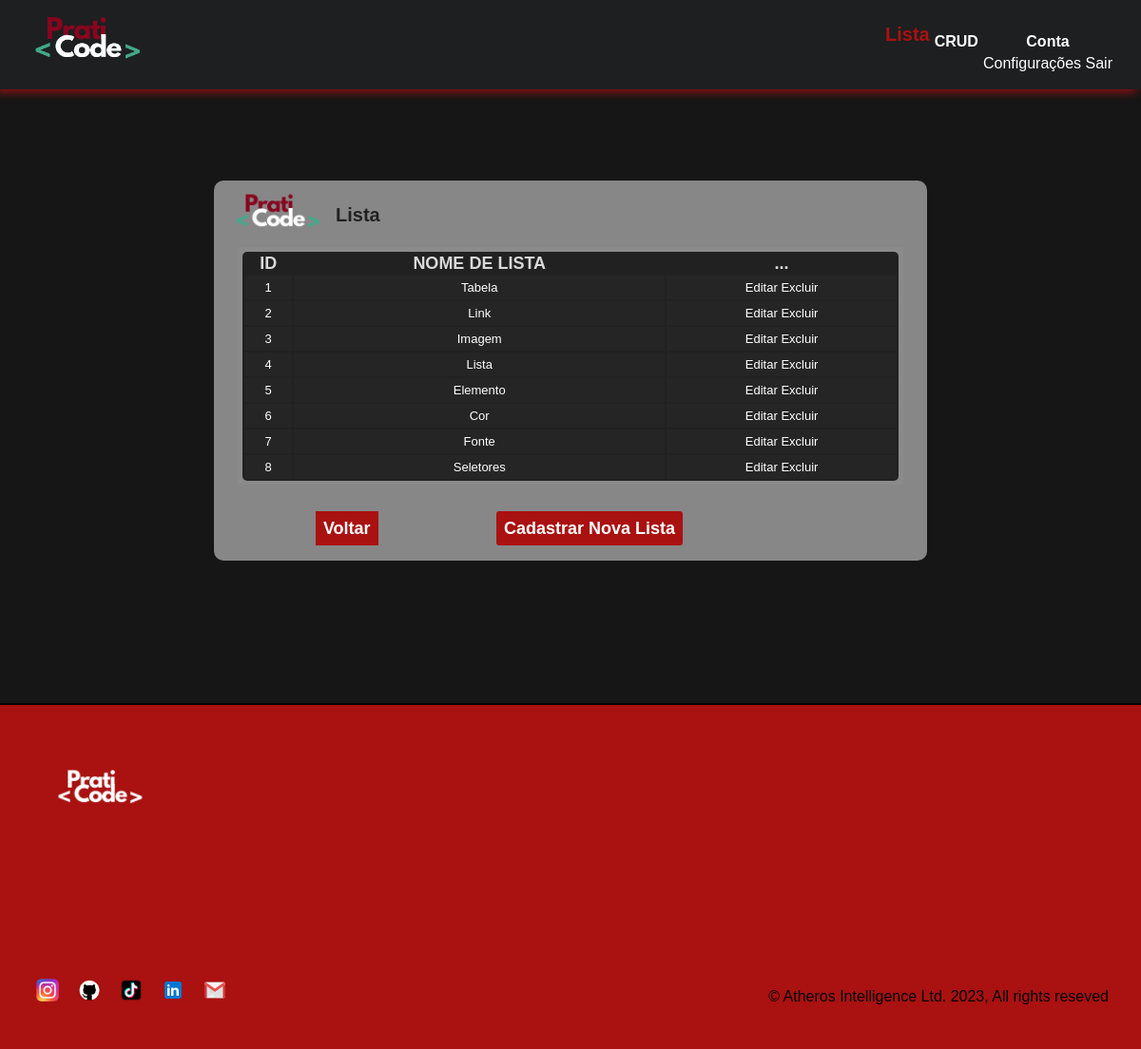
The app's page /view/crud/lista/index.php (signed in) with its own data.
### tables this page shows
CREATE TABLE `lista` (
  `idLista` int(11) NOT NULL,
  `nomeLista` varchar(30) NOT NULL
);

### config/ClassConexao.php (called while the page is built, shortened)
<?php
    class Conexao {
        function conectarBanco() {
            try {
                $this->conexao = new mysqli(HOST, USER, SENHA, DATABASE);
                return $this->conexao;
            }
            catch (Exception $e) {
                echo 'ERRO! '.$e->getMessage();
                die();
            }
        }
    }

### controller/crud/lista/consultar.php (called while the page is built)
<?php
     include_once('../../../model/ClassCrud.php');
     $sql = new Crud();
     $sql->consultarBD('lista', '*');
     $resultado = $sql->getResultado();
?>

### model/ClassCrud.php (called while the page is built, shortened)
<?php
    require_once __DIR__ .'../../config/ClassConexao.php';
    class Crud extends Conexao {
        private $resultado;
        public function getResultado() {
            return $this->resultado;
        }
        public function consultarBD($tabela, $colunas) {
            $conexao = $this->conectarBanco();
            $this->crud = "SELECT $colunas FROM $tabela";
            $this->resultado = mysqli_query($conexao, $this->crud);
        }
    }
?>

### view/crud/lista/index.php (the view, shortened to what this page needs)
<?php
    include_once('../../../controller/crud/aluno/consultar.php');
?>
<!DOCTYPE html>
<html lang="pt-br">
<head>
    <link rel="stylesheet" href="../../_css/Menu.css">
    <link rel="stylesheet" href="../../_css/footer.css">
    <link rel="stylesheet" href="../../_css/Login.css">
    <link rel="stylesheet" href="../../_css/tabelasCrud.css">
</head>
<body>
<header class="Home">
    <a href="Menu.html">
    <img src="../../_img/Logo-SemFundo.png" alt="foto" id="logo"/></a>
        <div class="link">
            <li class="focus"><b><a href="./">Lista</a></b></li>
            <li class="linke"><b><a href="../index.php">CRUD</a></b></li>
            <div class="dropdownConta">
                <button class="btnConta" onclick="abrirDropdownConta()">Conta</button>
                <div class="dropdown-conta-content" id="dropdownConta">
                    <a href="configConta.php">Configurações</a>
                    <a href="../controller/login/sair.php">Sair</a>
                </div>
            </div>
        </div>
</header>
    <br><br><br><br><br>
<div class="content">
    <center>
        <div id="container-conteudo-tabela">
            <div class="top">
                    <img src="../../_img/Logo-SemFundo.png">
                    <h3>Lista</h3>
            </div>
            <div class="conteudo-tabela">
            <table>
                <thead>
                    <tr>
                        <th>ID</th>
                        <th>NOME DE LISTA</th>
                        <th>...</th>
                    </tr>
                </thead>
                <tbody>
                    <?php
                        include_once('../../../controller/crud/lista/consultar.php');
                        while ($dados = mysqli_fetch_assoc($resultado)) {
                    ?>
                        <tr>
                            <td> <?= ($dados['idLista']); ?> </td>
                            <td> <?=  ($dados['nomeLista']); ?> </td>
                            <td> <a href="<?= "editar.php?id=$dados[idLista]"; ?>">Editar</a> <a href="<?= "excluir.php?id=$dados[idLista]"; ?>">Excluir</a> </td>
                        </tr>
                    <?php } ?>
                </tbody>
            </table>
            <br>
            </div><br><br>
                <a href="../index.php" class="btv">Voltar</a>
                <a href="cadastrar.php" class="bt">Cadastrar Nova Lista</a>
        </div>
    </center>
</div>
    <footer>
        <div class="footer-line"></div>
        <div class="footer-wrapper">
            <div class="footer-columns">
                <section class="footer-logo">
                    <a href="#">
                        <img src="../../_img/LogoBrancaSemFundo.png" alt="logo">
                    </a>
            </div>
            <div class="footer-bottom">
                <div class="social-links">
                    <ul>
                        <li>
                            <a href="#" title="Instagram">
                                <img src="../../_img/Instagram.png" alt="imagem">
                            </a>
                        </li>
                        <li>
                            <a href="#" title="gith">
                                <img src="../../_img/github-logo-removebg-preview.png" alt="imagem">
                            </a>
                        </li>
                        <li>
                            <a href="#" title="tiktok">
                                <img src="../../_img/tiktok-removebg-preview.png" alt="imagem">
                            </a>
                        </li>
                        <li>
                            <a href="#" title="linkedin">
                                <img src="../../_img/icons8-linkedin-48.png" alt="imagem">
                            </a>
                        </li>
                        <li>
                            <a href="#" title="email">
                                <img src="../../_img/icons8-gmail-logo-48.png" alt="imagem">
                            </a>
                        </li>
                    </ul>
                </div>
                <small>
                    &copy; Atheros Intelligence Ltd. <span id="year"></span>,
                    All rights reseved
                </small>
            </div>
        </div>
    </footer>
</body>
</html>

### view/_css/Menu.css (style rules this page uses)
:root { --menu-text:rgb(170, 17, 17); --box-shadow-menu:rgb(170, 17, 17); --footer-bacground:rgb(170, 17, 17); --nav-background:#1d1f20; --body-bacground: #161616; --font-color:white; --font-color2:rgb(3, 3, 3); --font-color3:rgb(143, 140, 140); --font-color4:rgb(170, 17, 17); }
*,*::after, *::before { margin: 0px; padding: 0px; box-sizing: border-box; }
body { background-color:var(--body-bacground); overflow-x: hidden; font-family: 'Roboto', sans-serif; margin: 0; padding: 0; }
.Home { position: fixed; background-color:var(--nav-background); width: 100vw; height:13vh; padding: 10px; top:-10px; box-shadow: var(--box-shadow-menu) -5px 2px 10px 0; }
.link { float: right; display: inline-flex; margin-right:20px; margin-top: 30px; }
.linke { color:var(--font-color); list-style: none; display: inline-flex; position:relative; padding: 5px; }
a { color:var(--font-color); text-decoration: none; }
.focus { color:var(--font-color); list-style: none; display: inline-flex; position:relative; top: -5px; padding: 0px; font-size: 20px; }
.focus a { color:var(--font-color4); text-decoration: none; }
.Home img { position:fixed; width: 150px; height: 150px; margin-right:100px; margin-top: -25px; }
.content { margin-top: 100px; }

### view/_css/footer.css (style rules this page uses)
:root { --footer-background:rgb(170, 17, 17); --text-color:#fafbfc; --text-gray:rgb(3, 3, 3); --text-heading-gray:#faf5f6; --text-primay:rgb(3, 3, 3); --button-color:#0c0c0c; --button-border:#323232; }
*,*::after, *::before { margin: 0px; padding: 0px; box-sizing: border-box; }
footer { position:relative; top: 150px; bottom: 0; background-color: var(--footer-background); min-width: 300px; width: 100vw; bottom: 0; display: flex; align-items: center; flex-direction: column; }
.footer-wrapper { display: flex; background-color: var(--footer-background); flex-direction: column; max-width: 1320px; padding: 30px; width: 100vw; }
.footer-line { display: block; width: 100%; height: 8px; }
.footer-columns { display: flex; flex-direction: row; flex-wrap: wrap; justify-content: start; align-items: start; flex: 2 0 140px; width: 100%; gap: 16px; padding: 24px 8px 16px 8px; margin: 0 auto; }
.footer-columns > section { min-width: 150px; }
.footer-logo { display: flex; flex-direction: row; align-items: start; justify-content: start; gap:16px; color: var(--text-color); margin-bottom: 60px; }
.footer-logo img { stroke: var(--text-color); stroke-width: 8px; width: 120px; height: 120px; }
.footer-bottom { text-align: center; margin-top: 48px; display: flex; align-items: center; width: 100%; gap: 16px; padding: 16px 0; flex-wrap: wrap; justify-content: space-between; color: var(--text-gray); }
.footer-bottom > small { font-size: 16px; margin: 0 4px; }
.footer-line { display: block; min-width: 40px; height: 2px; background-color: var(--text-gray); }
.social-links { display: flex; gap: 8px; align-items: center; }
.social-links img { width: 24px; height: 24px; transition: all 0.2s ease-in-out; }
.social-links ul { display: flex; gap: 12px; list-style-type: none; }

### view/_css/Login.css (style rules this page uses)
:root { --menu-text:rgb(170, 17, 17); --box-shadow-menu:rgb(170, 17, 17); --footer-bacground:rgb(170, 17, 17); --button-hover:rgb(134, 11, 11); --nav-background:#1d1f20; --body-bacground: #161616; --font-color:white; --font-color2:rgb(3, 3, 3); --font-color3:rgb(143, 140, 140); --font-color4:rgb(170, 17, 17); --login:rgb(0, 0, 0); }
body { font-family: Arial, Helvetica, sans-serif; }
button { background-color: #0bbb7a00; color: white; padding:5px; border: none; cursor: pointer; width: 100%; font-weight: bolder; font-size: 16px; }

### records on screen
lista: idLista "1", nomeLista "Tabela"
lista: idLista "2", nomeLista "Link"
lista: idLista "3", nomeLista "Imagem"
lista: idLista "4", nomeLista "Lista"
lista: idLista "5", nomeLista "Elemento"
lista: idLista "6", nomeLista "Cor"
lista: idLista "7", nomeLista "Fonte"
lista: idLista "8", nomeLista "Seletores"
